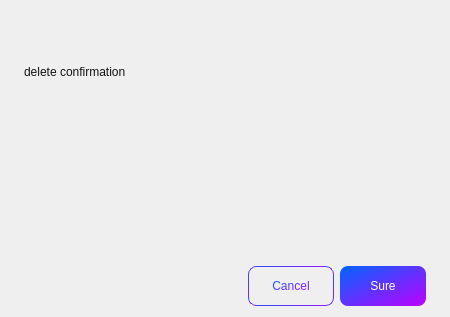
<?xml version="1.0" encoding="UTF-8"?>
<ui version="4.0">
 <class>WConformWidgetClass</class>
 <widget class="QWidget" name="WConformWidgetClass">
  <property name="geometry">
   <rect>
    <x>0</x>
    <y>0</y>
    <width>450</width>
    <height>317</height>
   </rect>
  </property>
  <property name="maximumSize">
   <size>
    <width>450</width>
    <height>317</height>
   </size>
  </property>
  <property name="windowTitle">
   <string>WConformWidget</string>
  </property>
  <property name="styleSheet">
   <string notr="true">font: 14px &quot;微软雅黑&quot;;</string>
  </property>
  <layout class="QVBoxLayout" name="verticalLayout">
   <property name="leftMargin">
    <number>24</number>
   </property>
   <property name="rightMargin">
    <number>24</number>
   </property>
   <item>
    <widget class="QLabel" name="label">
     <property name="styleSheet">
      <string notr="true">font: 20px &quot;微软雅黑&quot;;
color:#131313;</string>
     </property>
     <property name="text">
      <string>delete confirmation</string>
     </property>
    </widget>
   </item>
   <item>
    <widget class="QLabel" name="lb_content">
     <property name="text">
      <string/>
     </property>
     <property name="alignment">
      <set>Qt::AlignLeading|Qt::AlignLeft|Qt::AlignTop</set>
     </property>
    </widget>
   </item>
   <item>
    <layout class="QHBoxLayout" name="horizontalLayout">
     <item>
      <spacer name="horizontalSpacer">
       <property name="orientation">
        <enum>Qt::Horizontal</enum>
       </property>
       <property name="sizeHint" stdset="0">
        <size>
         <width>40</width>
         <height>20</height>
        </size>
       </property>
      </spacer>
     </item>
     <item>
      <widget class="QPushButton" name="pb_cancel">
       <property name="minimumSize">
        <size>
         <width>86</width>
         <height>40</height>
        </size>
       </property>
       <property name="maximumSize">
        <size>
         <width>86</width>
         <height>40</height>
        </size>
       </property>
       <property name="styleSheet">
        <string notr="true">border: 1px solid qlineargradient(spread:pad, x1:0, y1:0, x2:1, y2:1, stop:0 #0066FF, stop:1 #BD00FF);
border-radius:8px;
color:qlineargradient(spread:pad, x1:0, y1:0, x2:1, y2:1, stop:0 #0066FF, stop:1 #BD00FF);</string>
       </property>
       <property name="text">
        <string>Cancel</string>
       </property>
      </widget>
     </item>
     <item>
      <widget class="QPushButton" name="pb_sure">
       <property name="minimumSize">
        <size>
         <width>86</width>
         <height>40</height>
        </size>
       </property>
       <property name="styleSheet">
        <string notr="true">border:none;
border-radius:8px;
background-color: qlineargradient(spread:pad, x1:0, y1:0, x2:1, y2:1, stop:0 #0066FF, stop:1 #BD00FF);
color:#ffffff;</string>
       </property>
       <property name="text">
        <string>Sure</string>
       </property>
      </widget>
     </item>
    </layout>
   </item>
  </layout>
 </widget>
 <layoutdefault spacing="6" margin="11"/>
 <resources/>
 <connections/>
</ui>
